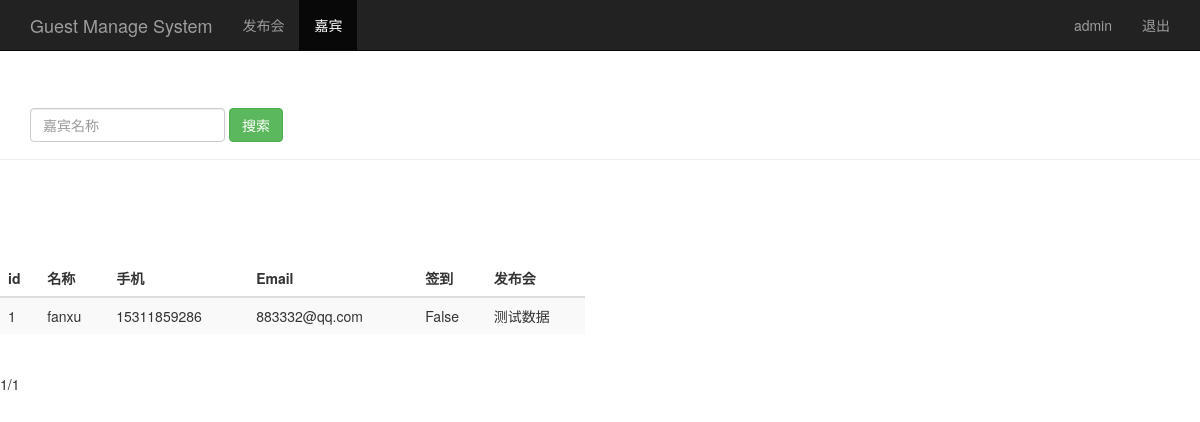
The page /guest_manage/ (signed in) on the database its author committed.
### sign/models.py (models this page shows, shortened)
class Guest(models.Model):
    event = models.ForeignKey(Event, on_delete=models.CASCADE)    # 关联发布会的id
    realname = models.CharField(max_length=64)
    phone = models.CharField(max_length=16)
    email = models.EmailField()
    sign = models.BooleanField()
    create_time = models.DateTimeField(auto_now=True)

class Event(models.Model):
    name = models.CharField(max_length=100)
    limit = models.IntegerField()
    status = models.BooleanField()
    address = models.CharField(max_length=200)
    start_time = models.DateTimeField("events time")
    create_time = models.DateTimeField(auto_now=True)    # 创建时间（自动获取当前时间）
    def __str__(self):
        return self.name

### sign/views.py (the view)
# urls.py: path("guest_manage/", views.guest_manage),  # 登录成功，嘉宾页面
@login_required
def guest_manage(request):
    guest_list = Guest.objects.all()
    username = request.session.get("user", "")  # 读取浏览器的session
    paginator = Paginator(guest_list, 2)
    page = request.GET.get("page")
    try:
        contacts = paginator.page(page)
    except PageNotAnInteger:
        contacts = paginator.page(1)
    except EmptyPage:
        contacts = paginator.page(paginator.num_pages)
    return render(request, "guest_manage.html", {"user": username,
                                                 "guests": contacts})

### sign/templates/guest_manage.html (shortened to what this page needs)
<!DOCTYPE html>
<html lang="en">
<head>
    {% load bootstrap3 %}
    {% bootstrap_css %}
</head>
<body role="document">
    <nav class="navbar navbar-inverse navbar-fixed-top">
        <div class="container">
            <div class="navbar-header">
                <a class="navbar-brand" href="/event_manage/">Guest Manage System</a>
            </div>
            <div id="navbar" class="collapse navbar-collapse">
                <ul class="nav navbar-nav">
                    <li><a href="/event_manage/">发布会</a> </li>
                    <li class="active"><a href="#">嘉宾</a> </li>
                </ul>
                <ul class="nav navbar-nav navbar-right">
                    <li><a href="#">{{ user }}</a> </li>
                    <li><a href="/logout/">退出</a> </li>
                </ul>
            </div>
        </div>
    </nav>
    <div class="page-header" style="padding-top: 60px;">
        <div id="navbar" class="navbar-collapse collapse">
            <form class="navbar-form" method="get" action="/search_guest_name/">
                <div class="form-group">
                    <input name="search_guest_name" type="text" placeholder="嘉宾名称" class="form-control">
                </div>
                <button type="submit" class="btn btn-success">搜索</button>
            </form>
        </div>
    </div>
    <div class="row " style="padding-top: 80px">
        <div class="col-md-6">
            <table class="table table-striped">
                <thead >
                    <tr>
                        <th>id</th><th>名称</th><th>手机</th><th>Email</th><th>签到</th><th>发布会</th>
                    </tr>
                </thead>
                <tbody>
                    {% for guest in guests %}
                        <tr>
                            <td>{{ guest.id }}</td>
                            <td>{{ guest.realname }}</td>
                            <td>{{ guest.phone }}</td>
                            <td>{{ guest.email }}</td>
                            <td>{{ guest.sign }}</td>
                            <td>{{ guest.event }}</td>
                        </tr>
                    {% endfor %}
                </tbody>
            </table>
        </div>
    </div>
    <div class="pagination">
        <span class="step-links">
                <span class="current">
                     {{ guests.number }}/{{ guests.paginator.num_pages }}
                </span>
        </span>
    </div>
</body>
</html>

### rows shown on the page
Guest: id "1", realname "fanxu", phone "15311859286", email "883332@qq.com", sign "False", event "测试数据"

### other values the page prints
{{ user }} "admin"
{{ guests.number }} "1"
{{ guests.paginator.num_pages }} "1"
